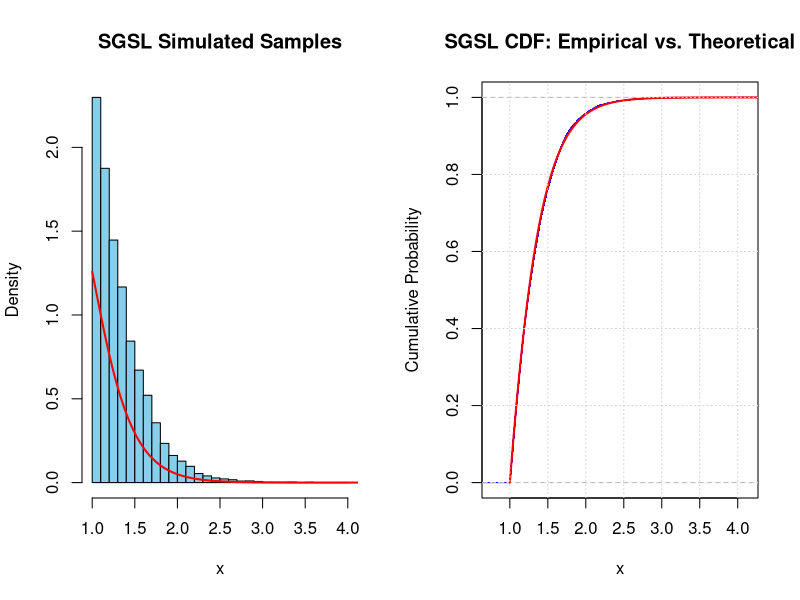

Write R code to recreate this figure.
# ---- Define Functions (Same as before) ----

# ---- Define Functions ----

F_shifted_lindley <- function(x, theta, mu) {
  1 - ((1 + theta * (1 + x)) / (1 + theta * (1 + mu))) * exp(-theta * (x - mu))
}

f_shifted_lindley <- function(x, theta, mu) {
  (theta^2 / (1 + theta * (1 + mu))) * exp(-theta * (x - mu))
}

G_SGSL <- function(x, theta, mu) {
  sin((pi / 2) * F_shifted_lindley(x, theta, mu))
}

g_SGSL <- function(x, theta, mu) {
  (pi / 2) * cos((pi / 2) * F_shifted_lindley(x, theta, mu)) * f_shifted_lindley(x, theta, mu)
}

h_SGSL <- function(x, theta, mu) {
  g_SGSL(x, theta, mu) / (1 - G_SGSL(x, theta, mu))
}


#########################

# ---- Inverse CDF of Shifted Lindley (Using uniroot for numerical inversion) ----

inverse_F_shifted_lindley <- function(p, theta, mu) {
  f <- function(x) F_shifted_lindley(x, theta, mu) - p
  uniroot(f, c(mu, mu + 100), tol = .Machine$double.eps^0.5)$root  
}

# ---- Inverse Transform Sampling Function ----

rSGSL <- function(n, theta, mu) {
  U <- runif(n)  # Generate uniform random variables
  sapply(U, function(u) inverse_F_shifted_lindley((2/pi) * asin(u), theta, mu))
}


# ---- Simulation & Plotting ----

theta <- 2
mu <- 1
n <- 10000  # Number of random samples

# Generate samples
samples <- rSGSL(n, theta, mu)

# Calculate theoretical PDF values for plotting
x_values <- seq(mu, 10, by = 0.01)
pdf_values <- g_SGSL(x_values, theta, mu)

# Plotting
par(mfrow = c(1, 2))

# Histogram of Simulated Samples
hist(samples, breaks = 30, freq = FALSE, col = "skyblue",
     xlab = "x", ylab = "Density", main = "SGSL Simulated Samples")
lines(x_values, pdf_values, col = "red", lwd = 2)  # Overlay theoretical PDF

# Empirical CDF vs. Theoretical CDF
plot(ecdf(samples), col = "blue", pch = ".", verticals = TRUE, do.points = FALSE,
     xlab = "x", ylab = "Cumulative Probability", main = "SGSL CDF: Empirical vs. Theoretical")
lines(x_values, G_SGSL(x_values, theta, mu), col = "red", lwd = 2)
grid()
